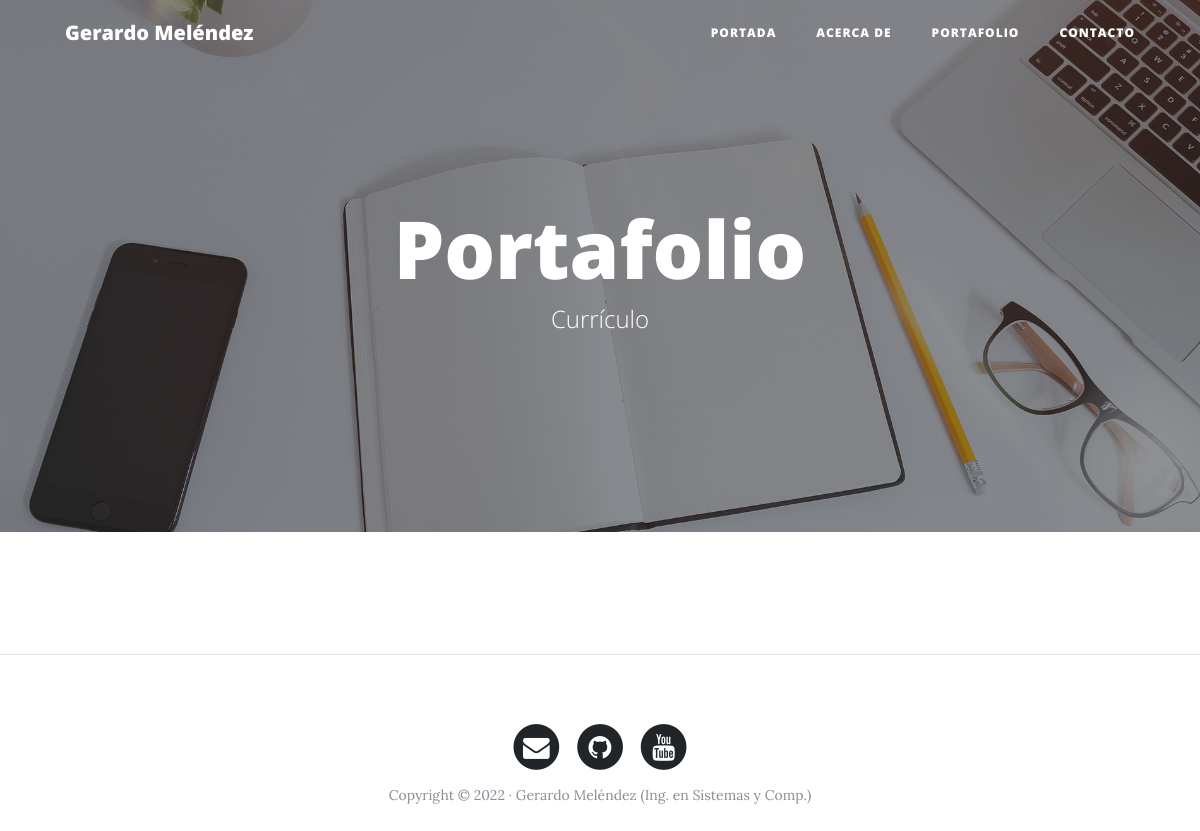
/portfolio/, run on an earlier commit of the app's database.
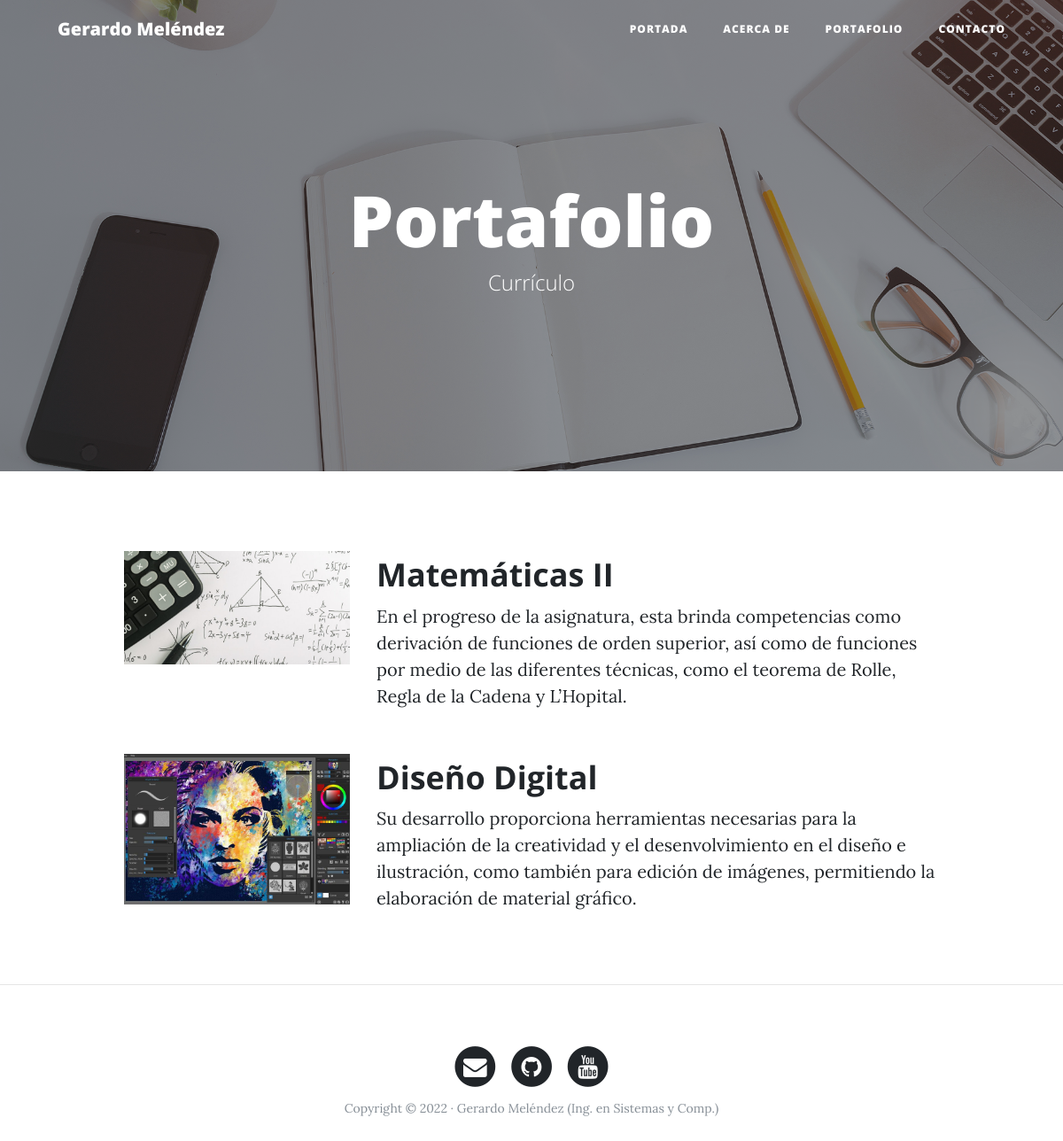
And on a later commit of the database.
### portfolio/models.py (models this page shows, shortened)
class Proyecto(models.Model):
    title = models.CharField(max_length=200, verbose_name="Título")
    description = models.TextField(verbose_name="Descripción")
    image = models.ImageField(verbose_name="Imagen", upload_to ="projects")
    created = models.DateTimeField(auto_now_add=True, verbose_name="Fecha de creación")
    updated = models.DateTimeField(auto_now=True, verbose_name="Fecha de modificación")
    class Meta:
        verbose_name = "Proyecto"
        verbose_name_plural = "Proyectos"
        ordering = ["-created"]

### portfolio/views.py (the view)
def portfolio(request):
    projects = Proyecto.objects.all()
    return render(request, "portfolio/portfolio.html", {'projects':projects})

### portfolio/templates/portfolio/portfolio.html (shortened to what this page needs)
{% extends 'core/base.html' %}
{% block background %}{% load static %}{% static 'core/img/portfolio-bg.jpg' %}{% endblock %}
{% block header %}
<h1>Portafolio</h1>
<span class="subheading">Currículo</span>
{% endblock %}
{% block content %}
<div class="container">
		{% for project in projects %}
		<div class="row project">
			<div class="col-lg-3 col-md-4 offset-lg-1">
				<img class="img-fluid" src="{{project.image.url}}" alt="image">
			</div>
			<div class="col-lg-7 col-md-8">
				<h2 class="section-heading title">{{project.title}}</h2>
				<p>{{project.description}}</p>
			</div>
		</div>
		{% endfor %}
	</div>
{% endblock %}

### core/templates/Core/base.html (shortened to what this page needs)
<!DOCTYPE html>
<html lang="es">
  <head>
    {% load static %}
    <link href="{% static 'core/vendor/bootstrap/css/bootstrap.min.css' %}" rel="stylesheet">
    <link href="{% static 'core/vendor/font-awesome/css/font-awesome.min.css' %}" rel="stylesheet" type="text/css">
    <link href="{% static 'core/css/clean-blog.min.css' %}" rel="stylesheet">
  </head>
  <body>
    <nav class="navbar navbar-expand-lg navbar-light fixed-top" id="mainNav">
      <div class="container">
        <a class="navbar-brand" href="{% url 'home' %}">Gerardo Meléndez</a>
        <div class="collapse navbar-collapse" id="navbarResponsive">
          <ul class="navbar-nav ml-auto">
            <li class="nav-item">
              <a class="nav-link" href="{% url 'home' %}">Portada</a>
            </li>
            <li class="nav-item">
              <a class="nav-link" href="{% url 'about' %}">Acerca de</a>
            </li>
            <li class="nav-item">
              <a class="nav-link" href="{% url 'portfolio' %}">Portafolio</a>
            </li>
            <li class="nav-item">
              <a class="nav-link" href="{% url 'contact' %}">Contacto</a>
            </li>
          </ul>
        </div>
      </div>
    </nav>
    <header class="masthead" style="background-image: url('{% block background %}{% endblock %}')">
      <div class="overlay"></div>
      <div class="container">
        <div class="row">
          <div class="col-lg-8 col-md-10 mx-auto">
            <div class="site-heading">
            {% block header %}{% endblock %}
            </div>
          </div>
        </div>
      </div>
    </header>
     <div class="container">
      <div class="row">
      {% block content %}{% endblock %}
      </div>
    </div>
      {% if request.path != "/" %} <hr>{% endif %}
    <footer>
      <div class="container">
        <div class="row">
          <div class="col-lg-8 col-md-10 mx-auto">
            <ul class="list-inline text-center">
              <li class="list-inline-item">
                <a href="#">
                  <span class="fa-stack fa-lg">
                    <i class="fa fa-circle fa-stack-2x"></i>
                    <i class="fa fa-envelope fa-stack-1x fa-inverse"></i>
                  </span>
                </a>
              </li>
              <li class="list-inline-item">
                <a href="#">
                  <span class="fa-stack fa-lg">
                    <i class="fa fa-circle fa-stack-2x"></i>
                    <i class="fa fa-github fa-stack-1x fa-inverse"></i>
                  </span>
                </a>
              </li>
              <li class="list-inline-item">
                <a href="#">
                  <span class="fa-stack fa-lg">
                    <i class="fa fa-circle fa-stack-2x"></i>
                    <i class="fa fa-youtube fa-stack-1x fa-inverse"></i>
                  </span>
                </a>
              </li>
            </ul>
            <p class="copyright text-muted">Copyright &copy; 2022 · Gerardo Meléndez (Ing. en Sistemas y Comp.) </p>
          </div>
        </div>
      </div>
    </footer>
  </body>
</html>

What changed in the data, as far as the page shows it:
added Proyecto: image (picture), title "Matemáticas II", description "En el progreso de la asignatura, esta brinda competencias como derivación de funciones de orden superior, así como de funciones por medio de las diferentes técnicas, como el teorema de Rolle, Regla de la Cadena y L’Hopital."
added Proyecto: image (picture), title "Diseño Digital", description "Su desarrollo proporciona herramientas necesarias para la ampliación de la creatividad y el desenvolvimiento en el diseño e ilustración, como también para edición de imágenes, permitiendo la elaboración de material gráfico."
